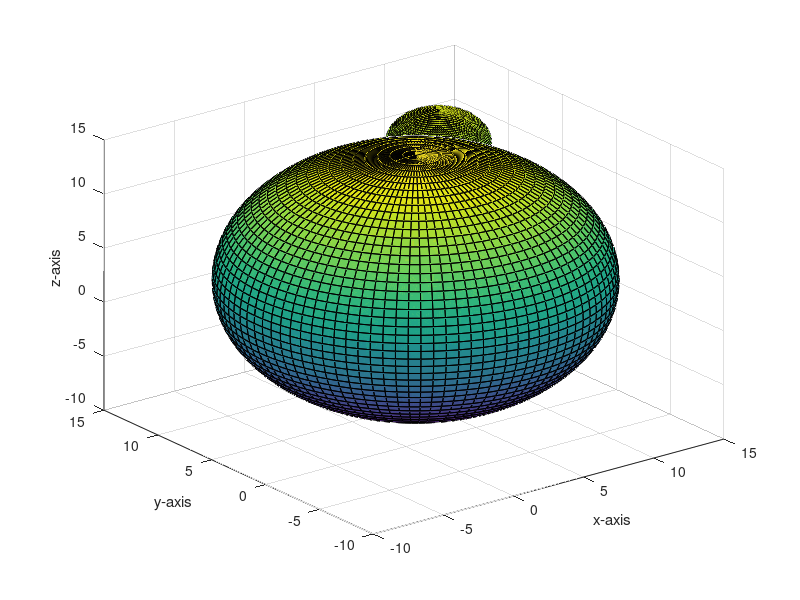

This figure's MATLAB source:
clc ; 
clear ; 
close all ;

px=3; py=3; pz=3; r1=12.5; qx=10; qy=10; qz=10; r2=4; n=10;

q=0 : pi/50 : 2*pi;
w = 0 : pi/50 : 2*pi;
[q,w]=meshgrid(q,w);
x= px+(r1-1)*sin(q).*cos(w);
y= py+(r1-1)*sin(q).*sin(w);
z = pz+(r1-1)*cos (q);
surf(x,y,z);
xlabel ('x-axis');
ylabel ('y-axis');
zlabel ('z-axis');
hold on ;

q=0 : pi/50 : 2*pi;
w = 0 : pi/50 : 2*pi;
[q,w]=meshgrid(q,w);
x= qx+(r2-1)*sin(q).*cos(w);
y= qy+(r2-1)*sin(q).*sin(w);
z = qz+(r2-1)*cos (q);
surf(x,y,z);